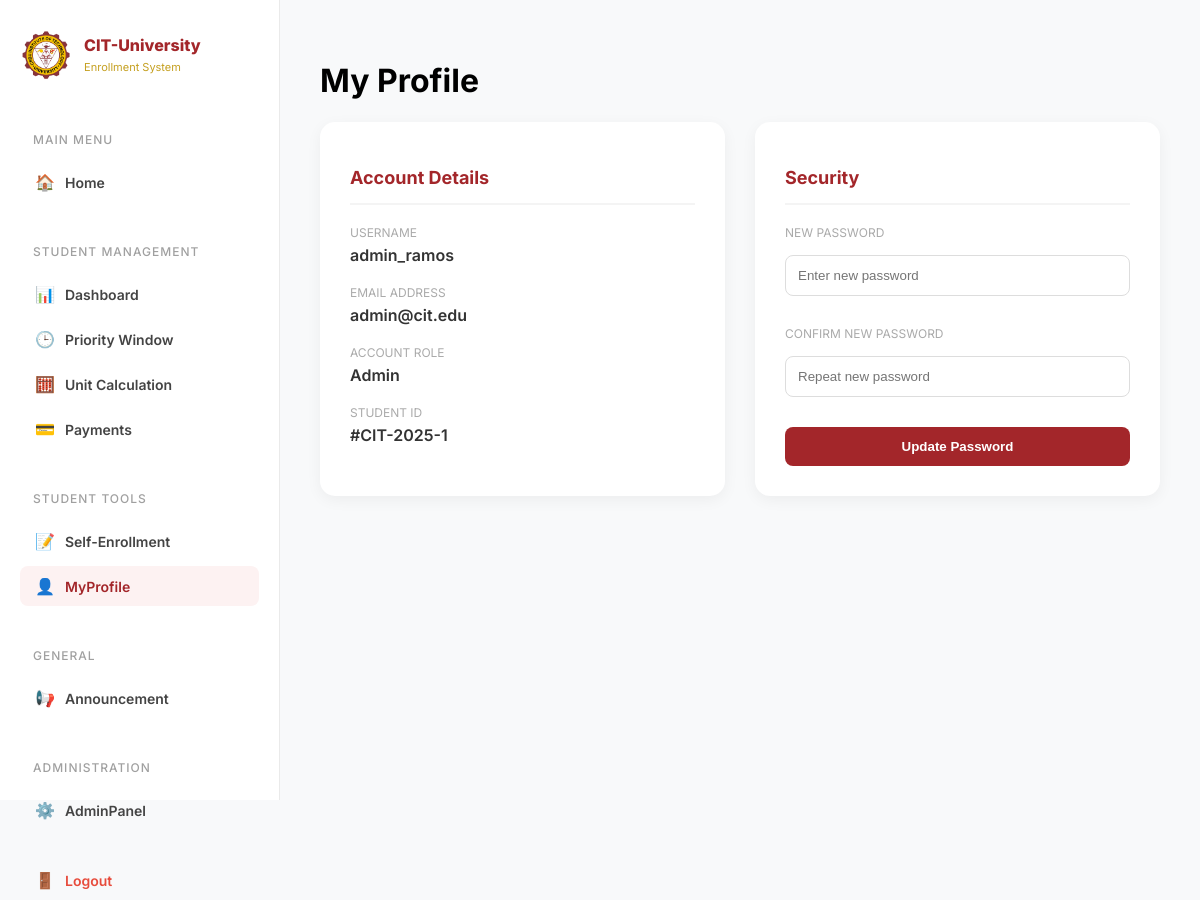
The app's page /profile.php (signed in) with its own data.
### tables this page shows
CREATE TABLE `users` (
  `id` int NOT NULL AUTO_INCREMENT,
  `username` varchar(50) NOT NULL,
  `password` varchar(255) NOT NULL,
  `email` varchar(100) DEFAULT NULL,
  `max_units` int DEFAULT '21',
  `balance_due` decimal(10,2) DEFAULT '50000.00',
  `role` enum('student','admin') DEFAULT 'student',
  PRIMARY KEY (`id`)
);

### profile.php (the view, shortened to what this page needs)
<?php
include 'db.php';
$uid = $_SESSION['user_id'];
$user_q = mysqli_query($conn, "SELECT * FROM users WHERE id = $uid");
$user = mysqli_fetch_assoc($user_q);
?>
<!DOCTYPE html>
<html lang="en">
<head>
</head>
<body>
    <?php include 'includes/sidebar.php'; ?>
    <main class="main-content">
        <h1>My Profile</h1>
        <div class="profile-container">
            <div class="card">
                <h2>Account Details</h2>
                <div class="info-group">
                    <label>Username</label>
                    <p><?php echo $user['username']; ?></p>
                </div>
                <div class="info-group">
                    <label>Email Address</label>
                    <p><?php echo $user['email']; ?></p>
                </div>
                <div class="info-group">
                    <label>Account Role</label>
                    <p style="text-transform: capitalize;"><?php echo $user['role']; ?></p>
                </div>
                <div class="info-group">
                    <label>Student ID</label>
                    <p>#CIT-2025-<?php echo $user['id']; ?></p>
                </div>
            </div>
            <div class="card">
                <h2>Security</h2>
                <form method="POST">
                    <div class="info-group">
                        <label>New Password</label>
                        <input type="password" name="new_password" placeholder="Enter new password" required>
                    </div>
                    <div class="info-group">
                        <label>Confirm New Password</label>
                        <input type="password" name="confirm_password" placeholder="Repeat new password" required>
                    </div>
                    <button type="submit" name="update_password" class="btn-update">Update Password</button>
                </form>
            </div>
        </div>
    </main>
</body>
</html>

### profile.php (style rules this page uses)
body { display: flex; font-family: 'Inter', sans-serif; background: #f8f9fa; margin: 0; }
.main-content { flex: 1; padding: 40px; }
.profile-container { display: grid; grid-template-columns: 1fr 1fr; gap: 30px; }
.card { background: white; padding: 30px; border-radius: 15px; box-shadow: 0 4px 15px rgba(0,0,0,0.05); }
.card h2 { color: #A3262A; font-size: 18px; border-bottom: 2px solid #f4f4f4; padding-bottom: 15px; margin-bottom: 20px; }
.info-group { margin-bottom: 20px; }
.info-group label { display: block; font-size: 12px; color: #aaa; text-transform: uppercase; margin-bottom: 5px; }
.info-group p { font-size: 16px; font-weight: 600; color: #333; margin: 0; }
input { width: 100%; padding: 12px; margin: 10px 0; border: 1px solid #ddd; border-radius: 8px; box-sizing: border-box; }
.btn-update { background: #A3262A; color: white; border: none; padding: 12px 25px; border-radius: 8px; cursor: pointer; font-weight: bold; width: 100%; }

### records on screen
users: username "admin_ramos", email "admin@cit.edu", role "Admin", id "1"
